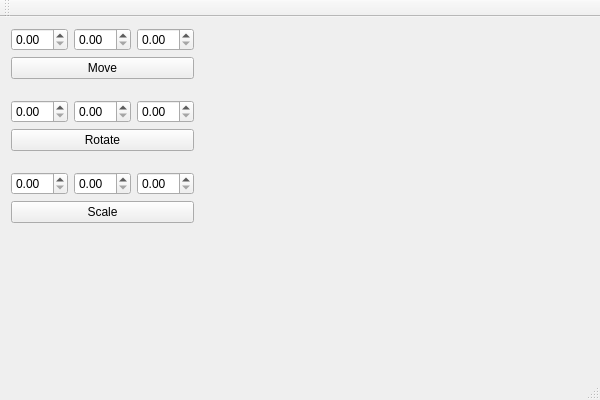
<?xml version="1.0" encoding="UTF-8"?>
<ui version="4.0">
 <class>MainWindowClass</class>
 <widget class="QMainWindow" name="MainWindowClass">
  <property name="geometry">
   <rect>
    <x>0</x>
    <y>0</y>
    <width>600</width>
    <height>400</height>
   </rect>
  </property>
  <property name="windowTitle">
   <string>MainWindow</string>
  </property>
  <widget class="QWidget" name="centralWidget">
   <layout class="QHBoxLayout" name="horizontalLayout">
    <item>
     <layout class="QVBoxLayout" name="verticalLayout">
      <item>
       <layout class="QHBoxLayout" name="horizontalLayout_2">
        <item>
         <widget class="QDoubleSpinBox" name="moveX"/>
        </item>
        <item>
         <widget class="QDoubleSpinBox" name="moveY"/>
        </item>
        <item>
         <widget class="QDoubleSpinBox" name="moveZ"/>
        </item>
       </layout>
      </item>
      <item>
       <widget class="QPushButton" name="moveBtn">
        <property name="text">
         <string>Move</string>
        </property>
       </widget>
      </item>
      <item>
       <spacer name="verticalSpacer_3">
        <property name="orientation">
         <enum>Qt::Vertical</enum>
        </property>
        <property name="sizeType">
         <enum>QSizePolicy::Fixed</enum>
        </property>
        <property name="sizeHint" stdset="0">
         <size>
          <width>20</width>
          <height>15</height>
         </size>
        </property>
       </spacer>
      </item>
      <item>
       <layout class="QHBoxLayout" name="horizontalLayout_3">
        <item>
         <widget class="QDoubleSpinBox" name="rotateX"/>
        </item>
        <item>
         <widget class="QDoubleSpinBox" name="rotateY"/>
        </item>
        <item>
         <widget class="QDoubleSpinBox" name="rotateZ"/>
        </item>
       </layout>
      </item>
      <item>
       <widget class="QPushButton" name="rotateBtn">
        <property name="text">
         <string>Rotate</string>
        </property>
       </widget>
      </item>
      <item>
       <spacer name="verticalSpacer_2">
        <property name="orientation">
         <enum>Qt::Vertical</enum>
        </property>
        <property name="sizeType">
         <enum>QSizePolicy::Fixed</enum>
        </property>
        <property name="sizeHint" stdset="0">
         <size>
          <width>20</width>
          <height>15</height>
         </size>
        </property>
       </spacer>
      </item>
      <item>
       <layout class="QHBoxLayout" name="horizontalLayout_4">
        <item>
         <widget class="QDoubleSpinBox" name="scaleX"/>
        </item>
        <item>
         <widget class="QDoubleSpinBox" name="scaleY"/>
        </item>
        <item>
         <widget class="QDoubleSpinBox" name="scaleZ"/>
        </item>
       </layout>
      </item>
      <item>
       <widget class="QPushButton" name="scaleBtn">
        <property name="text">
         <string>Scale</string>
        </property>
       </widget>
      </item>
      <item>
       <spacer name="verticalSpacer">
        <property name="orientation">
         <enum>Qt::Vertical</enum>
        </property>
        <property name="sizeHint" stdset="0">
         <size>
          <width>20</width>
          <height>40</height>
         </size>
        </property>
       </spacer>
      </item>
     </layout>
    </item>
    <item>
     <widget class="QWidget" name="widget" native="true">
      <property name="sizePolicy">
       <sizepolicy hsizetype="Expanding" vsizetype="Expanding">
        <horstretch>0</horstretch>
        <verstretch>0</verstretch>
       </sizepolicy>
      </property>
     </widget>
    </item>
   </layout>
  </widget>
  <widget class="QMenuBar" name="menuBar">
   <property name="geometry">
    <rect>
     <x>0</x>
     <y>0</y>
     <width>600</width>
     <height>22</height>
    </rect>
   </property>
  </widget>
  <widget class="QToolBar" name="mainToolBar">
   <attribute name="toolBarArea">
    <enum>TopToolBarArea</enum>
   </attribute>
   <attribute name="toolBarBreak">
    <bool>false</bool>
   </attribute>
  </widget>
  <widget class="QStatusBar" name="statusBar"/>
 </widget>
 <layoutdefault spacing="6" margin="11"/>
 <tabstops>
  <tabstop>moveX</tabstop>
  <tabstop>moveY</tabstop>
  <tabstop>moveZ</tabstop>
  <tabstop>moveBtn</tabstop>
  <tabstop>rotateX</tabstop>
  <tabstop>rotateY</tabstop>
  <tabstop>rotateZ</tabstop>
  <tabstop>rotateBtn</tabstop>
  <tabstop>scaleX</tabstop>
  <tabstop>scaleY</tabstop>
  <tabstop>scaleZ</tabstop>
  <tabstop>scaleBtn</tabstop>
 </tabstops>
 <resources>
  <include location="mainwindow.qrc"/>
 </resources>
 <connections/>
</ui>
